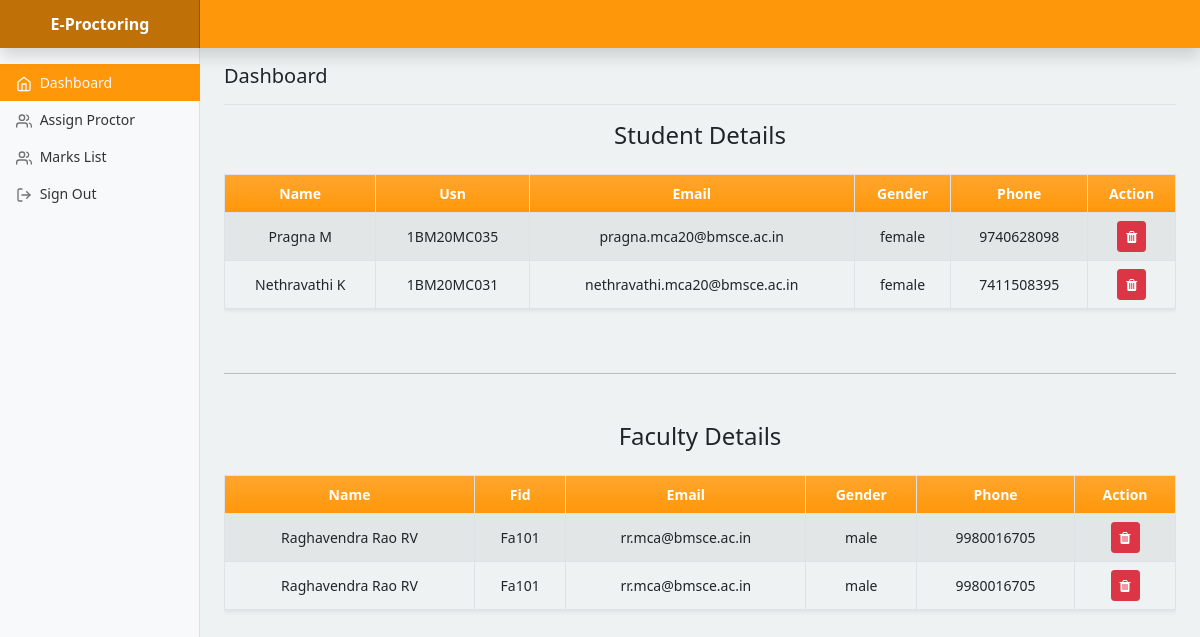
The page /admin/dashboard.php (signed in) on the database its author committed.
### tables this page shows
CREATE TABLE `proctoring_student` (
  `id` int(10) NOT NULL,
  `proctoring_student_name` varchar(255) NOT NULL,
  `proctoring_student_gender` varchar(255) NOT NULL,
  `proctoring_student_usn` varchar(255) NOT NULL,
  `proctoring_student_semester` varchar(255) NOT NULL,
  `proctoring_student_department` varchar(255) NOT NULL,
  `proctoring_student_phone` varchar(255) NOT NULL,
  `proctoring_student_email` varchar(255) NOT NULL,
  `Pswd` varchar(50) NOT NULL,
  `Proctor` varchar(50) NOT NULL DEFAULT '--'
);

CREATE TABLE `proctoring_faculty` (
  `id` int(10) NOT NULL,
  `proctoring_faculty_name` varchar(255) NOT NULL,
  `proctoring_faculty_gender` varchar(255) NOT NULL,
  `proctoring_faculty_fid` varchar(255) NOT NULL,
  `proctoring_faculty_semester` varchar(255) NOT NULL,
  `proctoring_faculty_department` varchar(255) NOT NULL,
  `proctoring_faculty_subject` varchar(255) NOT NULL,
  `proctoring_faculty_phone` varchar(255) NOT NULL,
  `proctoring_faculty_email` varchar(255) NOT NULL,
  `proctoring_faculty_password` varchar(255) NOT NULL
);

### admin/dashboard.php (the view, shortened to what this page needs)
<?php
require "../config/database.php";
?>
<!doctype html>
<html lang="en">
<head>
  <link href="../css/bootstrap.css" rel="stylesheet">
  <link rel="stylesheet" href="https://stackpath.bootstrapcdn.com/font-awesome/4.7.0/css/font-awesome.min.css">
</head>
<body>
  <div class="d-flex flex-column min-vh-100 bg-cover" style="background:#eef2f3;">
    <header class="navbar navbar-dark sticky-top flex-md-nowrap p-0 shadow" style="background: #FF970A;">
      <a class="navbar-brand col-md-3 col-lg-2 me-0 px-3 text-center fw-bold" href="../index.php">E-Proctoring</a>
      <div class="form-control w-100" style="background: #FF970A;"></div>
    </header>
    <div class="container-fluid">
      <div class="row">
        <nav id="sidebarMenu" class="col-md-3 col-lg-2 d-md-block bg-light sidebar collapse">
          <div class="position-sticky pt-3">
            <ul class="nav flex-column">
              <li class="nav-item">
                <a class="nav-link home active text-light " aria-current="page" href="dashboard.php" style="background: #FF970A;">
                  <span data-feather="home"></span>
                  Dashboard
                </a>
              </li>
              <li class="nav-item">
                <a class="nav-link faculty" aria-current="page" href="addproctor.php">
                  <span data-feather="users"></span>
                  Assign Proctor
                </a>
              </li>
              <li class="nav-item">
                <a class="nav-link faculty" aria-current="page" href="markslist.php">
                  <span data-feather="users"></span>
                  Marks List
                </a>
              </li>
              <li class="nav-item">
                <a class="nav-link farmer" aria-current="page" href="logout.php">
                  <span data-feather="log-out"></span>
                  Sign Out
                </a>
              </li>
            </ul>
          </div>
        </nav>
        <main class="col-md-9 ms-sm-auto col-lg-10 px-md-4">
          <div class="d-flex justify-content-between flex-wrap flex-md-nowrap align-items-center pt-3 pb-2 mb-3 border-bottom">
            <h1 class="h3 lead">Dashboard</h1>
          </div>
          <form id="form" name="form" method="POST" action="studentdelete.php" class="text-center" enctype="multipart/form-data">
            <h4 class="h4 text-center mb-4">Student Details</h4>
            <div class="table-responsive">
                        <table class="table table-striped table-hover table-bordered shadow-sm align-middle">
                            <thead class=" bg-gradient text-white" style="background: #FF970A;">
                                <tr class="text-center">
                                    <th>Name</th>
                                    <th>Usn</th>
                                    <th>Email</th>
                                    <th>Gender</th>
                                    <th>Phone</th>
                                    <th>Action</th>
                                </tr>
                            </thead>
                            <tbody>
                                <?php
                                $query = "select * from proctoring_student";
                                $result = mysqli_query($link, $query);
                                while ($row = mysqli_fetch_array($result)) {
                                    $id = $row['id'];
                                    $proctoring_student_name = $row['proctoring_student_name'];
                                    $proctoring_student_usn = $row['proctoring_student_usn'];
                                    $proctoring_student_email = $row['proctoring_student_email'];
                                    $proctoring_student_phone = $row['proctoring_student_phone'];
                                    $proctoring_student_gender = $row['proctoring_student_gender'];
                                    echo '<tr class="text-center">';
                                    echo '<td>' . $proctoring_student_name . '</td>';
                                    echo '<td>' . $proctoring_student_usn . '</td>';
                                    echo '<td>' . $proctoring_student_email . '</td>';
                                    echo '<td>' . $proctoring_student_gender . '</td>';
                                    echo '<td>' . $proctoring_student_phone . '</td>';
                                    echo '<td><div class="form-group"><button class="btn btn-danger btn-sm delete text-white" id ="butdel" name ="butdel" value="' . $id . '"><i class="fa fa-trash"></i></button></div></td>';
                                    echo '</tr>';
                                }
                                ?>
                            </tbody>
                        </table>
                    </div>
          </form>
          <div class="my-5"><hr></div>
          <form id="form" name="form" method="POST" action="facultydelete.php" class="text-center" enctype="multipart/form-data">
            <h4 class="h4 text-center mb-4">Faculty Details</h4>
            <div class="table-responsive">
                        <table class="table table-striped table-hover table-bordered shadow-sm align-middle">
                            <thead class=" bg-gradient text-white" style="background: #FF970A;">
                                <tr class="text-center">
                                    <th>Name</th>
                                    <th>Fid</th>
                                    <th>Email</th>
                                    <th>Gender</th>
                                    <th>Phone</th>
                                    <th>Action</th>
                                </tr>
                            </thead>
                            <tbody>
                                <?php
                                $query = "select * from proctoring_faculty";
                                $result = mysqli_query($link, $query);
                                while ($row = mysqli_fetch_array($result)) {
                                    $id = $row['id'];
                                    $proctoring_faculty_name = $row['proctoring_faculty_name'];
                                    $proctoring_faculty_fid = $row['proctoring_faculty_fid'];
                                    $proctoring_faculty_email = $row['proctoring_faculty_email'];
                                    $proctoring_faculty_phone = $row['proctoring_faculty_phone'];
                                    $proctoring_faculty_gender = $row['proctoring_faculty_gender'];
                                    echo '<tr class="text-center">';
                                    echo '<td>' . $proctoring_faculty_name . '</td>';
                                    echo '<td>' . $proctoring_faculty_fid . '</td>';
                                    echo '<td>' . $proctoring_faculty_email . '</td>';
                                    echo '<td>' . $proctoring_faculty_gender . '</td>';
                                    echo '<td>' . $proctoring_faculty_phone . '</td>';
                                    echo '<td><div class="form-group"><button class="btn btn-danger btn-sm delete text-white" id ="butdel" name ="butdel" value="' . $id . '"><i class="fa fa-trash"></i></button></div></td>';
                                    echo '</tr>';
                                }
                                ?>
                            </tbody>
                        </table>
                    </div>
          </form>
        </main>
      </div>
    </div>
  </div>
</body>
</html>

### admin/dashboard.php (style rules this page uses)
body { font-size: .875rem; }
.bg-cover { background-size: cover !important; }
.feather { width: 16px; height: 16px; vertical-align: text-bottom; }
.sidebar { position: fixed; top: 0; bottom: 0; left: 0; z-index: 100; padding: 48px 0 0; box-shadow: inset -1px 0 0 rgba(0, 0, 0, .1); }
.sidebar .nav-link { font-weight: 500; color: #333; }
.sidebar .nav-link .feather { margin-right: 4px; color: #727272; }
.sidebar .nav-link.active { color: #007bff; }
.sidebar .nav-link:hover .feather, .sidebar .nav-link.active .feather { color: inherit; }
.navbar-brand { padding-top: .75rem; padding-bottom: .75rem; font-size: 1rem; background-color: rgba(0, 0, 0, .25); box-shadow: inset -1px 0 0 rgba(0, 0, 0, .25); }
.navbar .form-control { padding: .75rem 1rem; border-width: 0; border-radius: 0; }

### rows shown on the page
proctoring_student: proctoring_student_name "Pragna M", proctoring_student_usn "1BM20MC035", proctoring_student_email "pragna.mca20@bmsce.ac.in", proctoring_student_gender "female", proctoring_student_phone "9740628098", $id 17 (drawn)
proctoring_student: proctoring_student_name "Nethravathi K", proctoring_student_usn "1BM20MC031", proctoring_student_email "nethravathi.mca20@bmsce.ac.in", proctoring_student_gender "female", proctoring_student_phone "7411508395", $id 18 (drawn)
proctoring_faculty: proctoring_faculty_name "Raghavendra Rao RV", proctoring_faculty_fid "Fa101", proctoring_faculty_email "rr.mca@bmsce.ac.in", proctoring_faculty_gender "male", proctoring_faculty_phone "9980016705", $id 15 (drawn)
proctoring_faculty: proctoring_faculty_name "Raghavendra Rao RV", proctoring_faculty_fid "Fa101", proctoring_faculty_email "rr.mca@bmsce.ac.in", proctoring_faculty_gender "male", proctoring_faculty_phone "9980016705", $id 17 (drawn)
